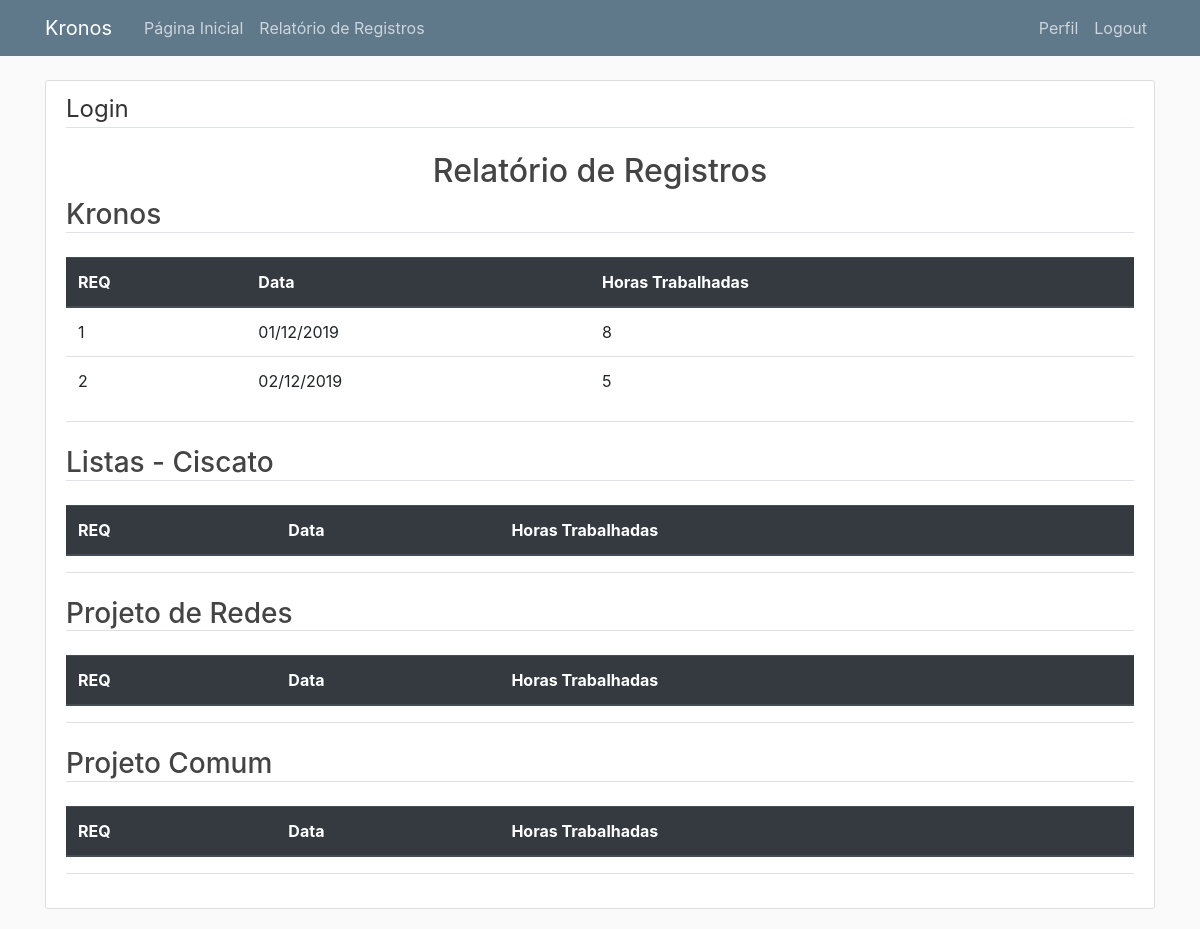
The app's page /relatorio/1 (signed in) with its own data.
### kronos/models.py (models this page shows, shortened)
class Projeto(db.Model):
    __tablename__ = 'projetos'
    id = db.Column(db.Integer, primary_key=True)
    nome = db.Column(db.String(50), nullable=False)
    descricao = db.Column(db.Text)
    data_inicio = db.Column(Data, nullable=False, default=datetime.utcnow)
    data_entrega = db.Column(Data, nullable=False)
    total_horas = db.Column(db.Integer, nullable=False, default=0)
    registros = db.relationship('RegistroHoras', backref='projeto', lazy=True)

class RegistroHoras(db.Model):
    __tablename__ = 'registros'
    id = db.Column(db.Integer, primary_key=True)
    data = db.Column(Data, nullable=False)
    aprovacao = db.Column(db.Boolean, default=False)
    total_horas = db.Column(db.Integer, nullable=False)
    usuario_id = db.Column(db.Integer, db.ForeignKey('usuarios.id'), nullable=False)
    projeto_id = db.Column(db.Integer, db.ForeignKey('projetos.id'), nullable=False)

### kronos/routes.py (the view)
@app.route('/relatorio/<int:usuario_id>')
@login_required
def relatorio(usuario_id):
    projetos = Projeto.query.all()
    registros = RegistroHoras.query.filter_by(usuario_id=usuario_id)
    return render_template('relatorio.html', titulo='Relatório Horas/Projeto', registros=registros, projetos=projetos)

### kronos/models.py (called while the page is built)
@login_manager.user_loader
def load_user(usuario_id):
    return Usuario.query.get(int(usuario_id))

### kronos/templates/relatorio.html
{% extends "base.html" %}
{% block content %}
<div class="content-section">
        <legend class="border-bottom mb-4">Login</legend>
        <h2 style="text-align:center">Relatório de Registros</h2>
        {% for projeto in projetos %}
                <h3 class="border-bottom mb-4">{{ projeto.nome }}</h3>
                <table class="table">
                        <thead class="thead-dark">
                                <tr>
                                <th>REQ</th>
                                <th>Data</th>
                                <th>Horas Trabalhadas</th>
                                </tr>
                        </thead>
                        <tbody>
                                {% for registro in registros %}
                                        {% if registro.projeto.id == projeto.id %}
                                                <tr>
                                                        <td>{{ registro.id }}</td>
                                                        <td>{{ registro.data.strftime('%d/%m/%Y') }}</td>
                                                        <td>{{ registro.total_horas }}</td>
                                                </tr>
                                        {% endif %}
                                {% endfor %}
                        </tbody>
                </table>
                <h3 class="border-bottom mb-4">{{ horas }}</h3>
        {% endfor %}
</div>
{% endblock content %}

### kronos/static/main.css (style rules this page uses)
body { background: #fafafa; color: #333333; margin-top: 5rem; }
h1, h2, h3, h4, h5, h6 { color: #444444; }
.content-section { background: #ffffff; padding: 10px 20px; border: 1px solid #dddddd; border-radius: 3px; margin-bottom: 20px; }

### records on screen
Projeto: nome "Kronos"
RegistroHoras: id "1", data "01/12/2019", total_horas "8"
RegistroHoras: id "2", data "02/12/2019", total_horas "5"
Projeto: nome "Listas - Ciscato"
Projeto: nome "Projeto de Redes"
Projeto: nome "Projeto Comum"
